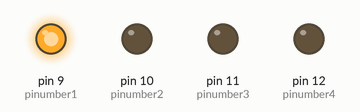
Simulated run of this sketch. Board: Arduino Uno, built with avr-gcc and run on an emulated ATmega328P. Shown: output pins drawn as LEDs (lit = HIGH).

Above: at 0.5 s.
At 2.5 s:
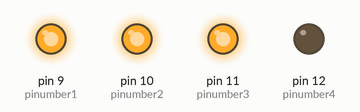
At 3.5 s:
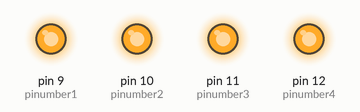
At 4.5 s:
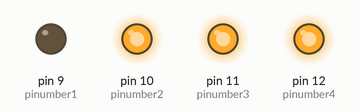
At 6.5 s:
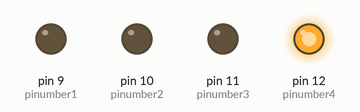
At 9.5 s:
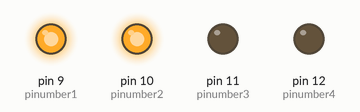
Timing chart, 0 to 10.4 s (numbered marks = the images above):
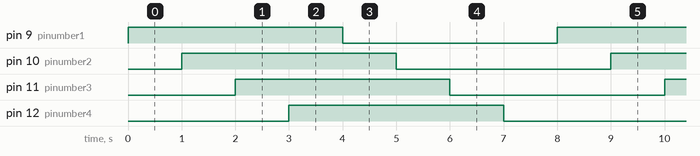

The sketch:

bliking_led_basic_code.ino
```cpp
int pinumber1 = 9;
int pinumber2 = 10;
int pinumber3 = 11;
int pinumber4 = 12;
void setup() {
  pinMode(pinumber1, OUTPUT);
  pinMode(pinumber2, OUTPUT);
  pinMode(pinumber3, OUTPUT);
  pinMode(pinumber4, OUTPUT);
}
void loop()
{
  digitalWrite(pinumber1, HIGH);
  delay(1000);
  digitalWrite(pinumber2, HIGH);
  delay(1000);
  digitalWrite(pinumber3, HIGH);
  delay(1000);
  digitalWrite(pinumber4, HIGH);
  delay(1000);
  digitalWrite(pinumber1, LOW);
  delay(1000);
  digitalWrite(pinumber2, LOW);
  delay(1000);
  digitalWrite(pinumber3, LOW);
  delay(1000);
  digitalWrite(pinumber4, LOW);
  delay(1000);
}
```

Measured:
- by itself, pin 9 (pinumber1), pin 10 (pinumber2), pin 11 (pinumber3), pin 12 (pinumber4): alternates HIGH for 4.0 s and LOW for 4.0 s
- by itself, everything shown: repeats every 8.0 s, in 8 steps
